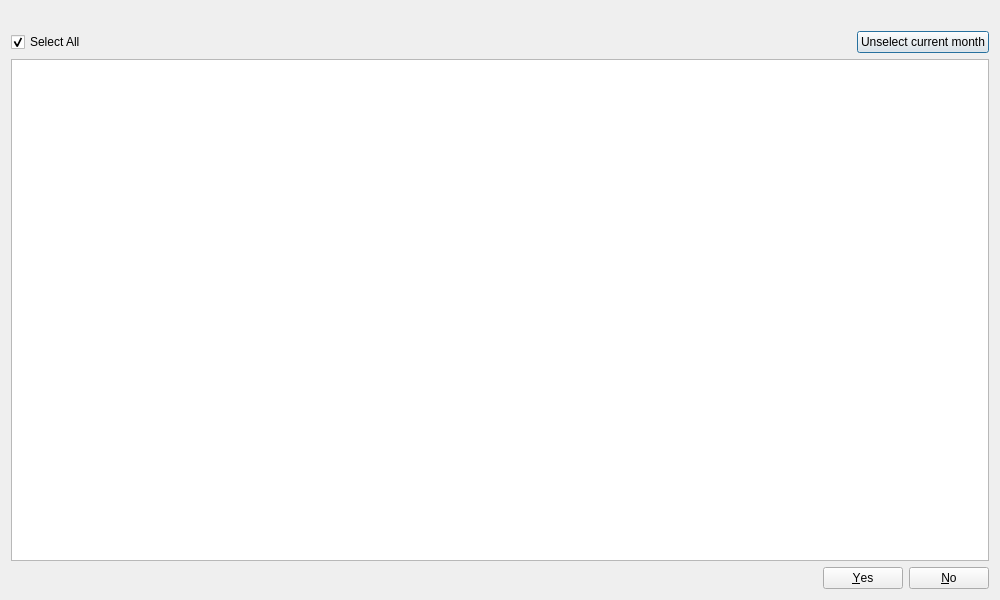
<?xml version="1.0" encoding="UTF-8"?>
<ui version="4.0">
 <class>DialogViewShipments</class>
 <widget class="QDialog" name="DialogViewShipments">
  <property name="geometry">
   <rect>
    <x>0</x>
    <y>0</y>
    <width>1000</width>
    <height>600</height>
   </rect>
  </property>
  <property name="windowTitle">
   <string>Orders Without Invoices</string>
  </property>
  <layout class="QVBoxLayout" name="verticalLayout">
   <item>
    <widget class="QLabel" name="labelInfo">
     <property name="text">
      <string/>
     </property>
    </widget>
   </item>
   <item>
    <layout class="QHBoxLayout" name="horizontalLayoutTop">
     <item>
      <widget class="QCheckBox" name="checkBoxSelectAll">
       <property name="text">
        <string>Select All</string>
       </property>
       <property name="checked">
        <bool>true</bool>
       </property>
      </widget>
     </item>
     <item>
      <spacer name="horizontalSpacer">
       <property name="orientation">
        <enum>Qt::Horizontal</enum>
       </property>
       <property name="sizeHint" stdset="0">
        <size>
         <width>40</width>
         <height>20</height>
        </size>
       </property>
      </spacer>
     </item>
     <item>
      <widget class="QPushButton" name="buttonUnselectCurrentMonth">
       <property name="text">
        <string>Unselect current month</string>
       </property>
      </widget>
     </item>
    </layout>
   </item>
   <item>
    <widget class="QTableView" name="tableView"/>
   </item>
   <item>
    <widget class="QDialogButtonBox" name="buttonBox">
     <property name="orientation">
      <enum>Qt::Horizontal</enum>
     </property>
     <property name="standardButtons">
      <set>QDialogButtonBox::No|QDialogButtonBox::Yes</set>
     </property>
    </widget>
   </item>
  </layout>
 </widget>
 <resources/>
 <connections>
  <connection>
   <sender>buttonBox</sender>
   <signal>accepted()</signal>
   <receiver>DialogViewShipments</receiver>
   <slot>accept()</slot>
   <hints>
    <hint type="sourcelabel">
     <x>248</x>
     <y>554</y>
    </hint>
    <hint type="destinationlabel">
     <x>157</x>
     <y>574</y>
    </hint>
   </hints>
  </connection>
  <connection>
   <sender>buttonBox</sender>
   <signal>rejected()</signal>
   <receiver>DialogViewShipments</receiver>
   <slot>reject()</slot>
   <hints>
    <hint type="sourcelabel">
     <x>316</x>
     <y>554</y>
    </hint>
    <hint type="destinationlabel">
     <x>286</x>
     <y>574</y>
    </hint>
   </hints>
  </connection>
 </connections>
</ui>
